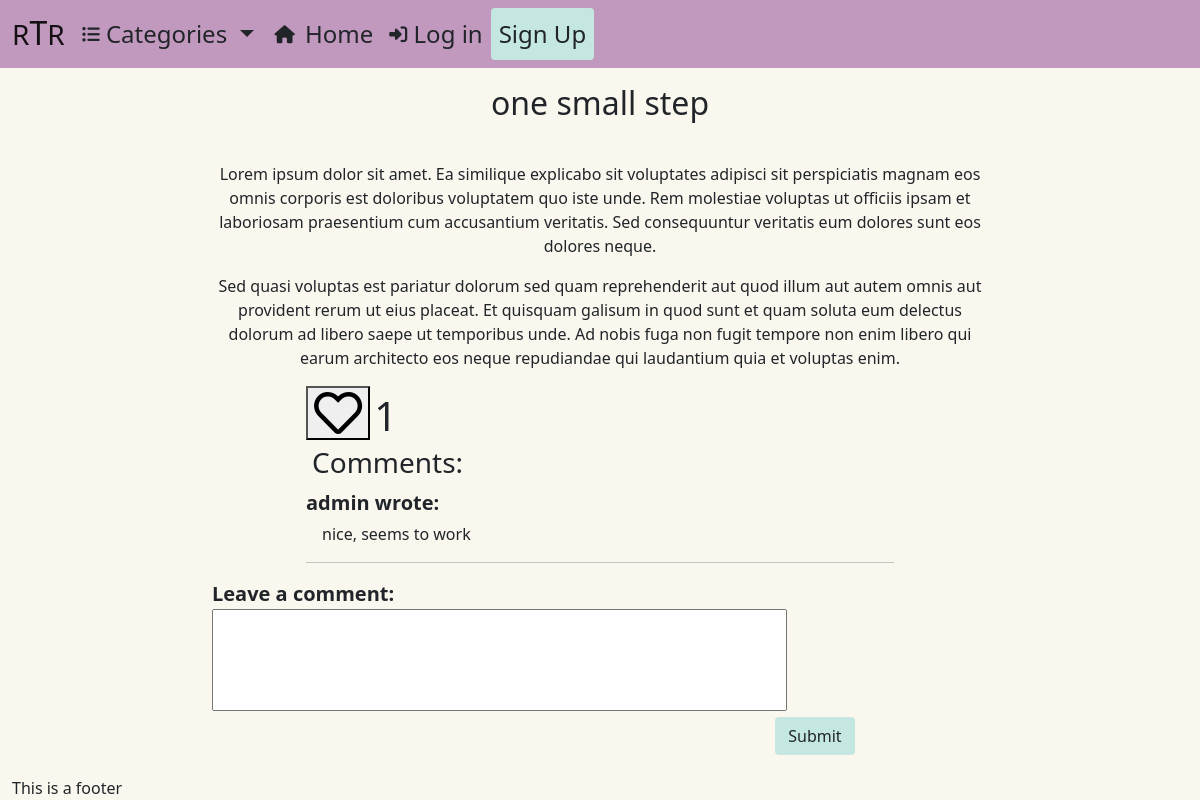
Screenshot of /post_detail/one-small-step/ with the database file from the repository.
### newssite/models.py (models this page shows, shortened)
class Post(models.Model):
    title = models.CharField(max_length=200, unique=True)
    slug = models.SlugField(max_length=200, unique=True)
    author = models.ForeignKey(User,
                               on_delete=models.CASCADE,
                               related_name='posts')
    updated_on_date = models.DateTimeField(auto_now=True)
    content = models.TextField()
    category = models.ForeignKey(Category,
                                 max_length=30,
                                 null=True,
                                 blank=True,
                                 on_delete=models.SET_NULL)
    featured_image = CloudinaryField('image', default='placeholder')
    excerpt = models.TextField(max_length=300,
                               blank=True)
    created_on = models.DateTimeField(auto_now_add=True)
    status = models.IntegerField(choices=STATUS, default=1)
    likes = models.ManyToManyField(User,
                                   related_name='likes',
                                   blank=True)
    class Meta:
        ordering = ['-created_on']
    def number_of_likes(self):
        return self.likes.count()

class Comment(models.Model):
    post = models.ForeignKey(Post, on_delete=models.CASCADE,
                             related_name="comments")
    name = models.CharField(max_length=80)
    email = models.EmailField()
    body = models.TextField(max_length=300)
    created_on = models.DateTimeField(auto_now_add=True)
    approved = models.BooleanField(default=True)
    parent = models.ForeignKey('self',
                               null=True,
                               blank=True,
                               on_delete=models.CASCADE,
                               related_name='replies')
    class Meta:
        ordering = ["created_on"]

### post_detail/views.py (the view, shortened to what this page needs)
# urls.py: path('<slug:slug>/', views.PostDetail.as_view(), name='post_detail'),
class PostDetail(View):
    def get(self, request, slug, *args, **kwargs):
        queryset = Post.objects.filter(status=1)
        post = get_object_or_404(queryset, slug=slug)
        comments = post.comments.filter(
            approved=True, parent__isnull=True
            ).order_by("-created_on")
        liked = False
        if post.likes.filter(id=self.request.user.id).exists():
            liked = True
        return render(
            request,
            "post_detail/post_detail.html",
            {
                "post": post,
                "comments": comments,
                "liked": liked,
                "comment_form": CommentForm(),
            },
        )

### post_detail/forms.py
class CommentForm(forms.ModelForm):
    class Meta:
        model = Comment
        fields = ('body',)
        labels = {'body': 'Leave a comment'}
        widgets = {'body': forms.Textarea(attrs={'cols': 60, 'rows': 4})}

### post_detail/templates/post_detail/post_detail.html (shortened to what this page needs)
{% extends "base.html" %}
{% load static %}
{% block content %}
<div class="container-fluid">
    <div class="row my-3 text-center">
        <div class="col-12 col-md-8 offset-md-2 col-xl-4 offset-xl-4">
            <h2>{{ post.title }}</h2>
        </div>
    </div>
    <div class="row gx-0">
        <div class="col-12 col-md-8 offset-md-2 text-center">
            <p>{{ post.content | safe }}</p>
        </div>
    </div>
    <div class="row gx-0">
        <div class="col-md-6 offset-md-3">
            <form class="like-form"
                  action="{% url 'post_like' post.slug %}"
                  method="POST">
                {% if liked %}
                <button type="submit" class="btn-liked">
                    <i class="fas fa-heart fa-3x liked"></i>
                </button>
                {% else %}
                <button type="submit" class="btn-like">
                    <i class="far fa-heart fa-3x"></i>
                </button>
                {% endif %}
                <span class="likes-count fs-1">
                    {{ post.number_of_likes }}
                </span>
            </form>
        </div>
    </div>
    {% if comments %}
        <div class="row">
            <div class="col-md-6 offset-md-3">
                <h3>Comments:</h3>
            </div>
        </div>
        {% for comment in comments  %}
            <div class="row gx-0">
                <div class="col-md-6 offset-md-3">
                        <p class="mb-1 fs-5"><strong>{{ comment.name }} wrote:</strong></p>
                        <p class="ms-3">{{ comment.body }}</p>
                    <hr>
                </div>
            </div>
        {% endfor %}
    {% endif %}
    <div class="row">
        <div class="col-md-8 offset-md-2">
            <form method="post" action="" class="comment-form">
                {{ comment_form }}
                <div class="row">
                    <div class="col-md-8 offset-md-2 d-flex flex-row-reverse">
                        <button type="submit" class="btn bg-mint">Submit</button>
                    </div>
                </div>
            </form>
        </div>
    </div>
</div>
{% endblock %}

### static/css/style.css (style rules this page uses)
textarea { resize: none; max-width: 100%; }
.comment-form > label { display: block; font-size: 20px; font-weight: 600; }
.bg-mint { background-color: #C5E7E2 !important; }
.bg-floral { background-color: #FAF7EF !important; }

### rows the page displays
Post: title "one small step", content "Lorem ipsum dolor sit amet. Ea similique explicabo sit voluptates adipisci sit perspiciatis magnam eos omnis corporis est doloribus voluptatem quo iste unde. Rem molestiae voluptas ut officiis ipsam et laboriosam praesentium cum accusantium veritatis. Sed consequuntur veritatis eum dolores sunt eos dolores neque. Sed quasi voluptas est pariatur dolorum sed quam reprehenderit aut quod illum aut autem omnis aut provident rerum ut eius placeat. Et quisquam galisum in quod sunt et quam soluta eum delectus dolorum ad libero saepe ut temporibus unde. Ad nobis fuga non fugit tempore non enim libero qui earum architecto eos neque repudiandae qui laudantium quia et voluptas enim.", number_of_likes "1"
Comment: name "admin", body "nice, seems to work"
